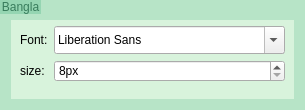
                      <widget class="QGroupBox" name="groupBox_62">
                       <property name="minimumSize">
                        <size>
                         <width>0</width>
                         <height>110</height>
                        </size>
                       </property>
                       <property name="styleSheet">
                        <string notr="true">QGroupBox {
    border: none;
	background-color: rgb(183, 228, 199);
}

QGroupBox:title {
    border: none;
	
	color: rgb(56, 124, 92);
	background-color: rgb(149, 213, 178);
}
</string>
                       </property>
                       <property name="title">
                        <string>Bangla</string>
                       </property>
                       <layout class="QGridLayout" name="gridLayout_55">
                        <property name="topMargin">
                         <number>20</number>
                        </property>
                        <item row="0" column="0">
                         <widget class="QGroupBox" name="groupBox_63">
                          <property name="styleSheet">
                           <string notr="true">QGroupBox {
    border: none;
	background-color: rgb(216, 243, 220);
}


QGroupBox::title {
	border-radius:3px;
	background-color: rgb(183, 228, 199);
	color: rgb(62, 138, 102);
}</string>
                          </property>
                          <property name="title">
                           <string/>
                          </property>
                          <layout class="QFormLayout" name="formLayout">
                           <property name="topMargin">
                            <number>6</number>
                           </property>
                           <item row="0" column="0">
                            <widget class="QLabel" name="label_22">
                             <property name="minimumSize">
                              <size>
                               <width>0</width>
                               <height>20</height>
                              </size>
                             </property>
                             <property name="text">
                              <string>Font:</string>
                             </property>
                            </widget>
                           </item>
                           <item row="0" column="1">
                            <widget class="QFontComboBox" name="BanglaFontComboBox">
                             <property name="minimumSize">
                              <size>
                               <width>0</width>
                               <height>28</height>
                              </size>
                             </property>
                             <property name="focusPolicy">
                              <enum>Qt::WheelFocus</enum>
                             </property>
                            </widget>
                           </item>
                           <item row="1" column="0">
                            <widget class="QLabel" name="label_23">
                             <property name="text">
                              <string>size:</string>
                             </property>
                            </widget>
                           </item>
                           <item row="1" column="1">
                            <widget class="QSpinBox" name="BanglaFontSizeSpinBox">
                             <property name="minimumSize">
                              <size>
                               <width>0</width>
                               <height>0</height>
                              </size>
                             </property>
                             <property name="focusPolicy">
                              <enum>Qt::NoFocus</enum>
                             </property>
                             <property name="suffix">
                              <string>px</string>
                             </property>
                             <property name="minimum">
                              <number>8</number>
                             </property>
                             <property name="maximum">
                              <number>28</number>
                             </property>
                            </widget>
                           </item>
                          </layout>
                         </widget>
                        </item>
                       </layout>
                      </widget>
